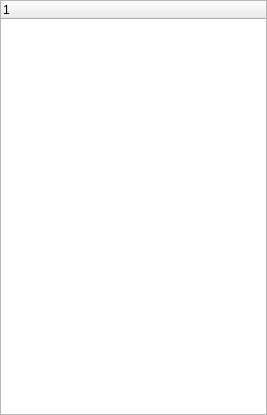
<?xml version="1.0" encoding="UTF-8"?>
<ui version="4.0">
 <class>Outliner</class>
 <widget class="QWidget" name="Outliner">
  <property name="geometry">
   <rect>
    <x>0</x>
    <y>0</y>
    <width>267</width>
    <height>415</height>
   </rect>
  </property>
  <property name="windowTitle">
   <string>Form</string>
  </property>
  <layout class="QVBoxLayout" name="verticalLayout">
   <property name="leftMargin">
    <number>0</number>
   </property>
   <property name="topMargin">
    <number>0</number>
   </property>
   <property name="rightMargin">
    <number>0</number>
   </property>
   <property name="bottomMargin">
    <number>0</number>
   </property>
   <item>
    <widget class="QTreeWidget" name="treeWidget">
     <column>
      <property name="text">
       <string notr="true">1</string>
      </property>
     </column>
    </widget>
   </item>
  </layout>
 </widget>
 <resources/>
 <connections/>
</ui>
